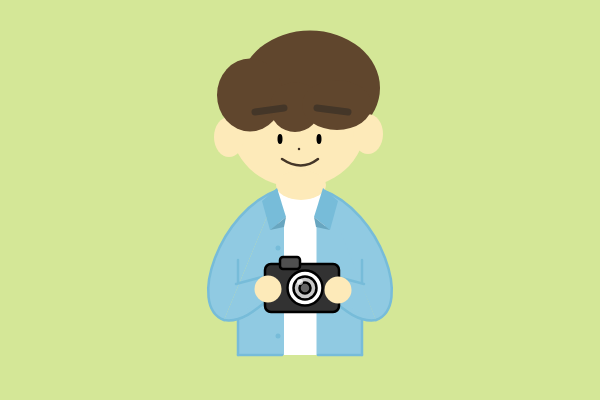
Frame 1 (no input)
Frame 60 (no input): identical to frame 1, image omitted
Frame 120 (the mouse pressed at the canvas centre since frame 60): identical to frame 1, image omitted

The p5.js sketch that drew this single still picture (run headless with seeded random() and noise() and a simulated clock; from frame 60 on, the mouse is pressed at the canvas centre):

// p5.js sketch
// ── sketch.js
function setup() {
  createCanvas(600, 400);
}

function draw() {
  background("#D4E797");

  noStroke();
  fill("#60462DFF");
  ellipse(310, 88, 140, 115);
  fill("#FDEAB9FF"); //얼굴
  arc(298, 125, 135, 125, radians(340), radians(200));
  arc(229, 137, 30, 40, 0, TWO_PI);
  arc(368, 134, 30, 40, 0, TWO_PI);
  fill("#60462DFF");
  ellipse(250, 95, 66, 73);
  ellipse(295, 107, 50, 50);
  ellipse(337, 105, 70, 50);
  
  stroke("#443628");
  strokeWeight(7);
  line(255, 112, 284, 108);
  line(317, 108, 348, 112);
  strokeWeight(2.5);
  point(299, 149);
  noFill();
  bezier(282, 159, 297, 169, 309, 166, 318, 159);
  noStroke();
  fill(0);
  ellipse(280, 139, 5, 10);
  ellipse(319, 139, 5, 10);

  stroke("#77BCD9"); //옷 팔부분
  fill("#90CAE2");
  beginShape();
  vertex(278, 190);
  bezierVertex(219, 211, 187, 307, 224, 320);
  endShape();
  beginShape();
  vertex(322, 190);
  bezierVertex(381, 211, 413, 307, 376, 320);
  endShape();
  noStroke();
  quad(278, 190, 324, 190, 376, 320, 224, 320);
  rect(238, 320, 123, 35);
  
  stroke("#77BCD9"); //옷
  fill("#90CAE2");
  bezier(224, 320, 242, 323, 257, 309, 275, 294);
  line(275, 294, 262, 277);
  line(262, 277, 236, 284);
  line(238, 260, 238, 282);
  bezier(376, 320, 358, 323, 343, 309, 325, 294);
  line(325, 294, 338, 277);
  line(338, 277, 364, 284);
  line(362, 260, 362, 282);
  
  noStroke(); //흰옷
  fill(255);
  rect(278, 187, 47, 40);
  rect(284, 225, 32.5, 130);
  stroke("#77BCD9"); //옷라인
  line(238, 320, 238, 355);
  line(238, 355, 282, 355);
  line(362, 320, 362, 355);
  line(362, 355, 318, 355);
  noStroke();
  
  fill("#FDEAB9FF");
  arc(301, 185, 50, 30, 0, TWO_PI);
  
  fill("#77BCD9"); //셔츠카라
  quad(277, 188, 262, 201, 270, 230, 286, 217);
  quad(323, 188, 338, 201, 330, 230, 314, 217);
  circle(278, 248, 5);
  circle(278, 336, 5);
  fill("#68A6C0");
  triangle(270, 230, 284, 227, 286, 217);
  triangle(330, 230, 316, 227, 314, 217);
  
  fill(50); //카메라
  stroke(0);
  rect(265, 264, 74, 48, 6);
  fill(80);
  rect(280, 257, 20, 12, 3);
  fill(255);
  stroke(0);
  ellipse(305, 288, 35, 35);
  fill(200);
  ellipse(305, 288, 23, 23);
  fill(100);
  ellipse(305, 288, 11, 11);
  fill(255, 255, 255, 180);
  noStroke();
  ellipse(300, 282, 6, 6);
  
  fill("#FDEAB9FF"); //손
  circle(268, 289, 27);
  circle(338, 290, 27);
}
